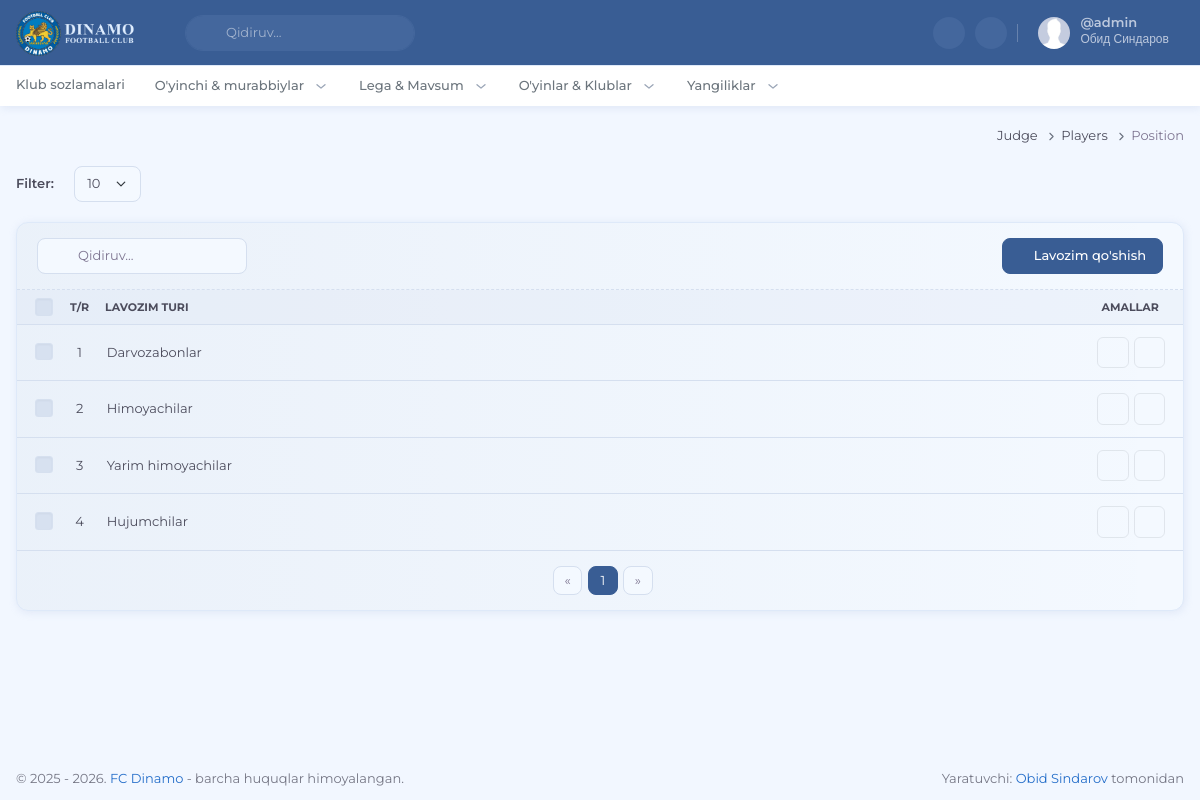
The page /judge/players/position (signed in) on the database its author committed.
### apps/users/models.py (models this page shows, shortened)
class CustomUser(AbstractUser):
    pass

### apps/teams/models.py (models this page shows, shortened)
class PlayerPosition(models.Model):
    title = models.CharField(max_length=255)
    order = models.IntegerField(default=0)
    class Meta:
        ordering = ('order',)

### apps/judge/views.py (the view, shortened to what this page needs)
# urls.py: path('players/position', views.judge_players_position, name='judge_players_position'),
@login_required
def judge_players_position(request):
    if not request.user.is_superuser:
        raise PermissionDenied
    per_page = request.GET.get('per_page', 10)
    player_positions_list = PlayerPosition.objects.all().order_by('order')
    player_positions_list, pagination_range = paginate_queryset(player_positions_list, request, per_page=per_page)
    paths = [
        {'title': 'judge', 'url': 'judge', 'args': []},
        {'title': 'players', 'url': 'judge_players_position', 'args': []},
        {'title': 'position', 'url': 'judge_players_position', 'args': []},
    ]
    context = {
        'per_page': str(per_page),
        'pagination_range': pagination_range,
        'player_positions_list': player_positions_list,
        'paths': paths,
        'page_title': 'O\'yinchi lavozimlarini sozlash'
    }
    context.update(get_base_context(request))
    return render(request, 'judge/players/players/positions.html', context)

### apps/core/utils.py (called while the page is built)
def get_base_context(request):
    return {
        'current_year': datetime.now().year,
        'categorys': TeamType.objects.all().order_by('order')
    }

def get_pagination_range(current_page, total_pages, delta=1):
    range_with_dots = []
    left = current_page - delta
    right = current_page + delta + 1
    range_with_dots.append(1)
    if left > 2:
        range_with_dots.append('...')
    for i in range(max(left, 2), min(right, total_pages)):
        range_with_dots.append(i)
    if right < total_pages:
        range_with_dots.append('...')
    if total_pages > 1:
        range_with_dots.append(total_pages)
    return range_with_dots

def paginate_queryset(queryset, request, per_page=5):
    paginator = Paginator(queryset, per_page)
    page_number = request.GET.get('page')
    page_obj = paginator.get_page(page_number)
    pagination_range = get_pagination_range(page_obj.number, paginator.num_pages)
    return page_obj, pagination_range

### apps/judge/templates/judge/players/players/positions.html (shortened to what this page needs)
{% extends "judge/judge.html" %} {% load static %} {% block title %}FC Dinamo - {{ page_title }}{% endblock title %} {% block css %} {% endblock css %}
{% block content %}
<div class="container-fluid">
    <div class="row">
        <div class="col-12">
            <div class="d-flex align-items-center gap-2 mb-3">
                <span class="me-2 fw-semibold">Filter:</span>
                <form method="get" class="d-flex gap-2">
                    <select class="form-select form-control my-1 my-md-0" name="per_page" onchange="this.form.submit()">
                        <option value="10" {% if per_page == "10" %}selected{% endif %}>10</option>
                    </select>
                </form>
            </div>
            <form method="post">
                <div data-table data-table-rows-per-page="{{ per_page }}" class="card">
                    <div class="card-header border-light justify-content-between">
                        <div class="d-flex gap-2">
                            <div class="app-search">
                                <input data-table-search type="search" class="form-control" placeholder="Qidiruv..." />
                                <i class="ti ti-search app-search-icon text-muted"></i>
                            </div>
                        </div>
                        <div class="d-flex gap-1">
                            <a href="#!" class="btn btn-primary" data-bs-toggle="modal" data-bs-target="#addPositionModal">
                                <i class="ti ti-plus me-1 fs-sm"></i>
                                Lavozim qo'shish
                            </a>
                        </div>
                    </div>
                    <div class="table-responsive">
                        <table class="table table-custom table-centered table-select table-hover w-100 mb-0">
                            <thead class="bg-light align-middle bg-opacity-25 thead-sm">
                                <tr class="text-uppercase fs-xxs">
                                    <th class="ps-3" style="width: 1%">
                                        <input data-table-select-all class="form-check-input form-check-input-light fs-14 mt-0" type="checkbox" id="select-all-products" value="option" />
                                    </th>
                                    <th class="text-center" data-table-sort data-column="order" style="width: 1%;">T/R</th>
                                    <th data-table-sort data-column="name">Lavozim turi</th>
                                    <th class="text-center" style="width: 1%">Amallar</th>
                                </tr>
                            </thead>
                            <tbody>
                                {% for position in player_positions_list %}
                                <tr>
                                    <td class="ps-3">
                                        <input class="form-check-input form-check-input-light fs-14 product-item-check mt-0" type="checkbox" name="selected_ids" value="{{ position.id }}" />
                                    </td>
                                    <td class="text-center">{{ position.order }}</td>
                                    <td>{{ position.title }}</td>
                                    <td>
                                        <div class="d-flex justify-content-center gap-1">
                                            <a href="{% url 'judge_players_position_edit' position.id %}" class="btn btn-default btn-icon btn-sm edit-position-btn" data-title="{{ position.title }}" data-order="{{ position.order }}" data-bs-toggle="modal" data-bs-target="#editPositionModal">
                                                <i class="ti ti-edit fs-lg"></i>
                                            </a>
                                            <a href="{% url 'judge_players_position_delete' position.id %}" class="btn btn-default btn-icon btn-sm single-delete-btn">
                                                <i class="ti ti-trash fs-lg"></i>
                                            </a>
                                        </div>
                                    </td>
                                </tr>
                                {% endfor %}
                            </tbody>
                        </table>
                    </div>
                    <div class="card-footer border-0">
                        <div class="d-flex justify-content-between align-items-center">
                            <ul class="pagination pagination-sm pagination-boxed mb-0 mx-auto">
                                <li class="page-item {% if not player_positions_list.has_previous %}disabled{% endif %}">
                                    <a class="page-link" href="{% if player_positions_list.has_previous %}?page={{ player_positions_list.previous_page_number }}{% else %}#{% endif %}" aria-label="Previous">
                                        <span aria-hidden="true">&laquo;</span>
                                    </a>
                                </li>
                                {% for page in pagination_range %}
                                {% if page == '...' %}
                                <li class="page-item disabled"><span class="page-link">...</span></li>
                                {% elif page == player_positions_list.number %}
                                <li class="page-item active"><a class="page-link" href="?{% if per_page %}per_page={{ per_page }}&{% endif %}page={{ page }}">{{ page }}</a></li>
                                {% else %}
                                <li class="page-item"><a class="page-link" href="?{% if per_page %}per_page={{ per_page }}&{% endif %}page={{ page }}">{{ page }}</a></li>
                                {% endif %}
                                {% endfor %}
                                <li class="page-item {% if not player_positions_list.has_next %}disabled{% endif %}">
                                    <a class="page-link" href="{% if player_positions_list.has_next %}?{% if per_page %}per_page={{ per_page }}&{% endif %}page={{ player_positions_list.next_page_number }}{% else %}#{% endif %}" aria-label="Next">
                                        <span aria-hidden="true">&raquo;</span>
                                    </a>
                                </li>
                            </ul>
                        </div>
                    </div>
                </div>
            </form>
        </div>
    </div>
</div>
{% endblock content %}

### apps/core/templates/core/components/user-dropdown.html (shortened to what this page needs)
{% load static %}
{% if request.user.is_authenticated %}
<div id="user-dropdown-detailed" class="topbar-item nav-user">
    <div class="dropdown">
        <a class="topbar-link dropdown-toggle drop-arrow-none px-2" data-bs-toggle="dropdown" href="#!"
            aria-haspopup="false" aria-expanded="false">
            <img src="{% static 'images/user.jpg' %}" width="32" class="rounded-circle me-lg-2 d-flex"
                alt="user-image" />
            <div class="d-lg-flex align-items-center gap-1 d-none">
                <span>
                    <h5 class="my-0 lh-1 pro-username">@{{ request.user.username }}</h5>
                    <span class="fs-xs lh-1">{{ request.user.first_name }} {{ request.user.last_name }}</span>
                </span>
                <i class="ti ti-chevron-down align-middle"></i>
            </div>
        </a>
    </div>
</div>
{% endif %}

### rows shown on the page
CustomUser: user.username "admin", user.first_name "Обид", user.last_name "Синдаров"
PlayerPosition: order "1", title "Darvozabonlar"
PlayerPosition: order "2", title "Himoyachilar"
PlayerPosition: order "3", title "Yarim himoyachilar"
PlayerPosition: order "4", title "Hujumchilar"

### other values the page prints
{{ item.title|title }} "Judge" "Players"
{{ item.title|title }} "Position"
{{ page }} "1"
